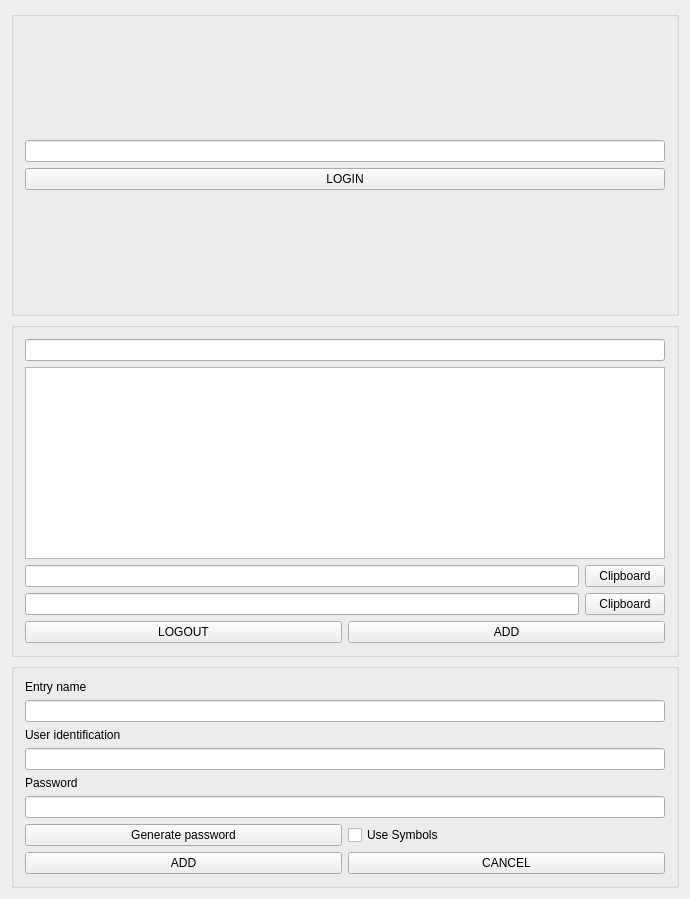
<?xml version="1.0" encoding="UTF-8"?>
<ui version="4.0">
 <class>MainView</class>
 <widget class="QMainWindow" name="MainView">
  <property name="geometry">
   <rect>
    <x>0</x>
    <y>0</y>
    <width>690</width>
    <height>899</height>
   </rect>
  </property>
  <property name="windowTitle">
   <string>MainView</string>
  </property>
  <widget class="QWidget" name="centralWidget">
   <layout class="QVBoxLayout" name="verticalLayout_9">
    <item>
     <widget class="QGroupBox" name="gbLoginView">
      <property name="title">
       <string/>
      </property>
      <layout class="QVBoxLayout" name="verticalLayout_8">
       <item>
        <layout class="QVBoxLayout" name="verticalLayout">
         <item>
          <spacer name="verticalSpacer_2">
           <property name="orientation">
            <enum>Qt::Vertical</enum>
           </property>
           <property name="sizeHint" stdset="0">
            <size>
             <width>20</width>
             <height>40</height>
            </size>
           </property>
          </spacer>
         </item>
         <item>
          <widget class="QLineEdit" name="leLogin"/>
         </item>
         <item>
          <widget class="QPushButton" name="pbLogin">
           <property name="text">
            <string>LOGIN</string>
           </property>
          </widget>
         </item>
         <item>
          <spacer name="verticalSpacer">
           <property name="orientation">
            <enum>Qt::Vertical</enum>
           </property>
           <property name="sizeHint" stdset="0">
            <size>
             <width>20</width>
             <height>40</height>
            </size>
           </property>
          </spacer>
         </item>
        </layout>
       </item>
      </layout>
     </widget>
    </item>
    <item>
     <widget class="QGroupBox" name="gbListView">
      <property name="title">
       <string/>
      </property>
      <layout class="QVBoxLayout" name="verticalLayout_7">
       <item>
        <layout class="QVBoxLayout" name="verticalLayout_6">
         <item>
          <widget class="QSearchEdit" name="leSearchBox"/>
         </item>
         <item>
          <widget class="QListWidget" name="lwEntries"/>
         </item>
         <item>
          <layout class="QHBoxLayout" name="horizontalLayout">
           <item>
            <widget class="QLineEdit" name="leUser">
             <property name="readOnly">
              <bool>true</bool>
             </property>
            </widget>
           </item>
           <item>
            <widget class="QPushButton" name="pbCopyUser">
             <property name="text">
              <string>Clipboard</string>
             </property>
            </widget>
           </item>
          </layout>
         </item>
         <item>
          <layout class="QHBoxLayout" name="horizontalLayout_2">
           <item>
            <widget class="QLineEdit" name="lePasswd">
             <property name="readOnly">
              <bool>true</bool>
             </property>
            </widget>
           </item>
           <item>
            <widget class="QPushButton" name="pbCopyPass">
             <property name="text">
              <string>Clipboard</string>
             </property>
            </widget>
           </item>
          </layout>
         </item>
         <item>
          <layout class="QHBoxLayout" name="horizontalLayout_5">
           <item>
            <widget class="QPushButton" name="pbLogOut">
             <property name="text">
              <string>LOGOUT</string>
             </property>
            </widget>
           </item>
           <item>
            <widget class="QPushButton" name="pbCreateEntry">
             <property name="text">
              <string>ADD</string>
             </property>
            </widget>
           </item>
          </layout>
         </item>
        </layout>
       </item>
      </layout>
     </widget>
    </item>
    <item>
     <widget class="QGroupBox" name="gbAddEntryView">
      <property name="title">
       <string/>
      </property>
      <layout class="QGridLayout" name="gridLayout">
       <item row="0" column="0">
        <layout class="QVBoxLayout" name="verticalLayout_5">
         <item>
          <layout class="QVBoxLayout" name="verticalLayout_4">
           <item>
            <widget class="QLabel" name="label_2">
             <property name="text">
              <string>Entry name</string>
             </property>
            </widget>
           </item>
           <item>
            <widget class="QLineEdit" name="leInputEntry"/>
           </item>
          </layout>
         </item>
         <item>
          <layout class="QVBoxLayout" name="verticalLayout_3">
           <item>
            <widget class="QLabel" name="label">
             <property name="text">
              <string>User identification</string>
             </property>
            </widget>
           </item>
           <item>
            <widget class="QLineEdit" name="leInputUser"/>
           </item>
          </layout>
         </item>
         <item>
          <layout class="QVBoxLayout" name="verticalLayout_2">
           <item>
            <widget class="QLabel" name="label_3">
             <property name="text">
              <string>Password</string>
             </property>
            </widget>
           </item>
           <item>
            <widget class="QLineEdit" name="leInputPasswd"/>
           </item>
          </layout>
         </item>
         <item>
          <layout class="QHBoxLayout" name="horizontalLayout_4">
           <item>
            <widget class="QPushButton" name="pushButton">
             <property name="text">
              <string>Generate password</string>
             </property>
            </widget>
           </item>
           <item>
            <widget class="QCheckBox" name="checkBox">
             <property name="text">
              <string>Use Symbols</string>
             </property>
            </widget>
           </item>
          </layout>
         </item>
         <item>
          <layout class="QHBoxLayout" name="horizontalLayout_3">
           <item>
            <widget class="QPushButton" name="pbAddEntry">
             <property name="text">
              <string>ADD</string>
             </property>
            </widget>
           </item>
           <item>
            <widget class="QPushButton" name="pbCancelEntry">
             <property name="text">
              <string>CANCEL</string>
             </property>
            </widget>
           </item>
          </layout>
         </item>
        </layout>
       </item>
      </layout>
     </widget>
    </item>
   </layout>
  </widget>
 </widget>
 <layoutdefault spacing="6" margin="11"/>
 <customwidgets>
  <customwidget>
   <class>QSearchEdit</class>
   <extends>QLineEdit</extends>
   <header location="global">qsearchedit.h</header>
  </customwidget>
 </customwidgets>
 <resources/>
 <connections/>
</ui>
